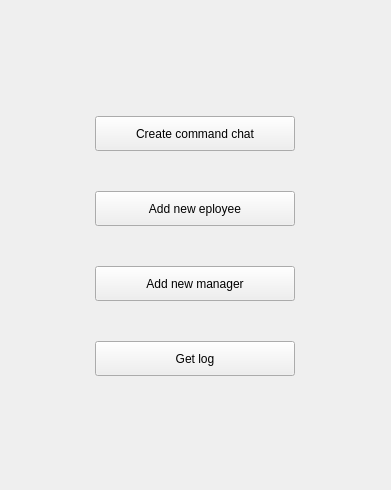
<?xml version="1.0" encoding="UTF-8"?>
<ui version="4.0">
 <class>MenuWidget</class>
 <widget class="QWidget" name="MenuWidget">
  <property name="geometry">
   <rect>
    <x>0</x>
    <y>0</y>
    <width>391</width>
    <height>490</height>
   </rect>
  </property>
  <property name="windowTitle">
   <string>Form</string>
  </property>
  <widget class="QWidget" name="verticalLayoutWidget">
   <property name="geometry">
    <rect>
     <x>10</x>
     <y>10</y>
     <width>371</width>
     <height>471</height>
    </rect>
   </property>
   <layout class="QVBoxLayout" name="mainLayout">
    <property name="spacing">
     <number>0</number>
    </property>
    <property name="sizeConstraint">
     <enum>QLayout::SetDefaultConstraint</enum>
    </property>
    <item>
     <spacer name="verticalSpacer">
      <property name="orientation">
       <enum>Qt::Vertical</enum>
      </property>
      <property name="sizeHint" stdset="0">
       <size>
        <width>20</width>
        <height>40</height>
       </size>
      </property>
     </spacer>
    </item>
    <item>
     <layout class="QVBoxLayout" name="verticalLayout">
      <item>
       <spacer name="verticalSpacer_4">
        <property name="orientation">
         <enum>Qt::Vertical</enum>
        </property>
        <property name="sizeHint" stdset="0">
         <size>
          <width>20</width>
          <height>40</height>
         </size>
        </property>
       </spacer>
      </item>
      <item>
       <layout class="QHBoxLayout" name="horizontalLayout_3">
        <item>
         <widget class="QPushButton" name="createCommandButton">
          <property name="minimumSize">
           <size>
            <width>35</width>
            <height>35</height>
           </size>
          </property>
          <property name="maximumSize">
           <size>
            <width>200</width>
            <height>16777215</height>
           </size>
          </property>
          <property name="layoutDirection">
           <enum>Qt::LeftToRight</enum>
          </property>
          <property name="text">
           <string>Create command chat</string>
          </property>
         </widget>
        </item>
       </layout>
      </item>
      <item>
       <spacer name="verticalSpacer_5">
        <property name="orientation">
         <enum>Qt::Vertical</enum>
        </property>
        <property name="sizeHint" stdset="0">
         <size>
          <width>20</width>
          <height>40</height>
         </size>
        </property>
       </spacer>
      </item>
      <item>
       <layout class="QHBoxLayout" name="horizontalLayout_4">
        <item>
         <widget class="QPushButton" name="addEmployeeButton">
          <property name="minimumSize">
           <size>
            <width>0</width>
            <height>35</height>
           </size>
          </property>
          <property name="maximumSize">
           <size>
            <width>200</width>
            <height>16777215</height>
           </size>
          </property>
          <property name="text">
           <string>Add new eployee</string>
          </property>
         </widget>
        </item>
       </layout>
      </item>
      <item>
       <spacer name="verticalSpacer_6">
        <property name="orientation">
         <enum>Qt::Vertical</enum>
        </property>
        <property name="sizeHint" stdset="0">
         <size>
          <width>20</width>
          <height>40</height>
         </size>
        </property>
       </spacer>
      </item>
      <item>
       <layout class="QHBoxLayout" name="horizontalLayout_5">
        <item>
         <widget class="QPushButton" name="addManagerButton">
          <property name="minimumSize">
           <size>
            <width>0</width>
            <height>35</height>
           </size>
          </property>
          <property name="maximumSize">
           <size>
            <width>200</width>
            <height>16777215</height>
           </size>
          </property>
          <property name="text">
           <string>Add new manager</string>
          </property>
         </widget>
        </item>
       </layout>
      </item>
      <item>
       <spacer name="verticalSpacer_7">
        <property name="orientation">
         <enum>Qt::Vertical</enum>
        </property>
        <property name="sizeHint" stdset="0">
         <size>
          <width>20</width>
          <height>40</height>
         </size>
        </property>
       </spacer>
      </item>
      <item>
       <layout class="QHBoxLayout" name="horizontalLayout_6">
        <item>
         <widget class="QPushButton" name="getLogButton">
          <property name="minimumSize">
           <size>
            <width>0</width>
            <height>35</height>
           </size>
          </property>
          <property name="maximumSize">
           <size>
            <width>200</width>
            <height>16777215</height>
           </size>
          </property>
          <property name="text">
           <string>Get log</string>
          </property>
         </widget>
        </item>
       </layout>
      </item>
      <item>
       <spacer name="verticalSpacer_3">
        <property name="orientation">
         <enum>Qt::Vertical</enum>
        </property>
        <property name="sizeHint" stdset="0">
         <size>
          <width>20</width>
          <height>40</height>
         </size>
        </property>
       </spacer>
      </item>
     </layout>
    </item>
    <item>
     <spacer name="verticalSpacer_2">
      <property name="orientation">
       <enum>Qt::Vertical</enum>
      </property>
      <property name="sizeHint" stdset="0">
       <size>
        <width>20</width>
        <height>40</height>
       </size>
      </property>
     </spacer>
    </item>
   </layout>
  </widget>
 </widget>
 <resources/>
 <connections/>
</ui>
